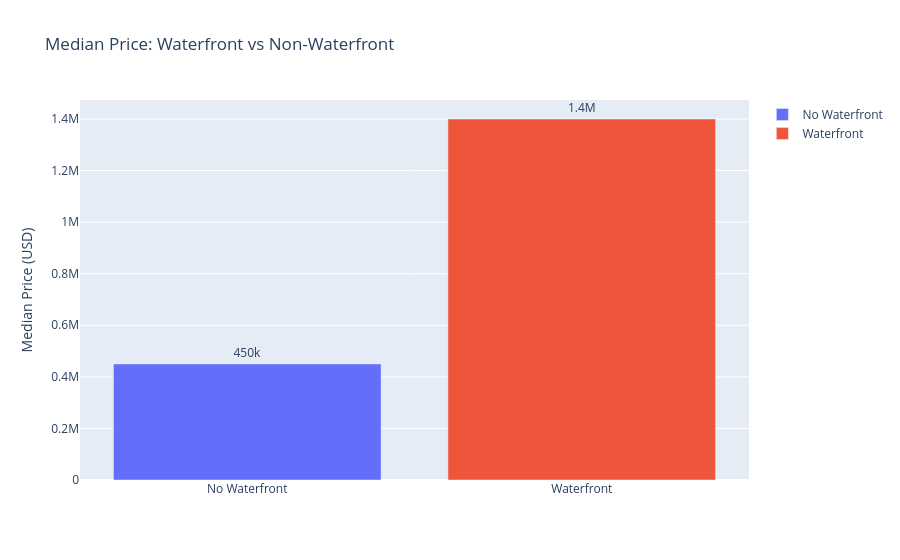

Notebook code cell kept with this figure:
### Code cell
# ── Cell 10: Waterfront Premium ──────────────────────────────────────────────
wf = df.groupby('waterfront')['price'].median().reset_index()
wf['waterfront_label'] = wf['waterfront'].map({0: 'No Waterfront', 1: 'Waterfront'})

fig = px.bar(
    wf, x='waterfront_label', y='price', color='waterfront_label',
    title='Median Price: Waterfront vs Non-Waterfront',
    labels={'price': 'Median Price (USD)', 'waterfront_label': ''},
    text_auto='.2s', color_discrete_sequence=['#636EFA', '#EF553B']
)
fig.update_traces(textposition='outside')
fig.show()

### Figure 1 — Plotly figure (JSON) as saved in the notebook; plotly's stock layout.template omitted (floating-point values rounded to 4 significant figures)
{"data": [{"alignmentgroup": "True", "hovertemplate": "=%{x}<br>Median Price (USD)=%{y}<extra></extra>", "legendgroup": "No Waterfront", "marker": {"color": "#636EFA", "pattern": {"shape": ""}}, "name": "No Waterfront", "offsetgroup": "No Waterfront", "orientation": "v", "showlegend": true, "textposition": "outside", "texttemplate": "%{y:.2s}", "type": "bar", "x": ["No Waterfront"], "xaxis": "x", "y": [450000], "yaxis": "y"}, {"alignmentgroup": "True", "hovertemplate": "=%{x}<br>Median Price (USD)=%{y}<extra></extra>", "legendgroup": "Waterfront", "marker": {"color": "#EF553B", "pattern": {"shape": ""}}, "name": "Waterfront", "offsetgroup": "Waterfront", "orientation": "v", "showlegend": true, "textposition": "outside", "texttemplate": "%{y:.2s}", "type": "bar", "x": ["Waterfront"], "xaxis": "x", "y": [1400000], "yaxis": "y"}], "layout": {"barmode": "relative", "legend": {"title": {"text": ""}, "tracegroupgap": 0}, "title": {"text": "Median Price: Waterfront vs Non-Waterfront"}, "xaxis": {"anchor": "y", "categoryarray": ["No Waterfront", "Waterfront"], "categoryorder": "array", "domain": [0, 1], "title": {"text": ""}}, "yaxis": {"anchor": "x", "domain": [0, 1], "title": {"text": "Median Price (USD)"}}}}
